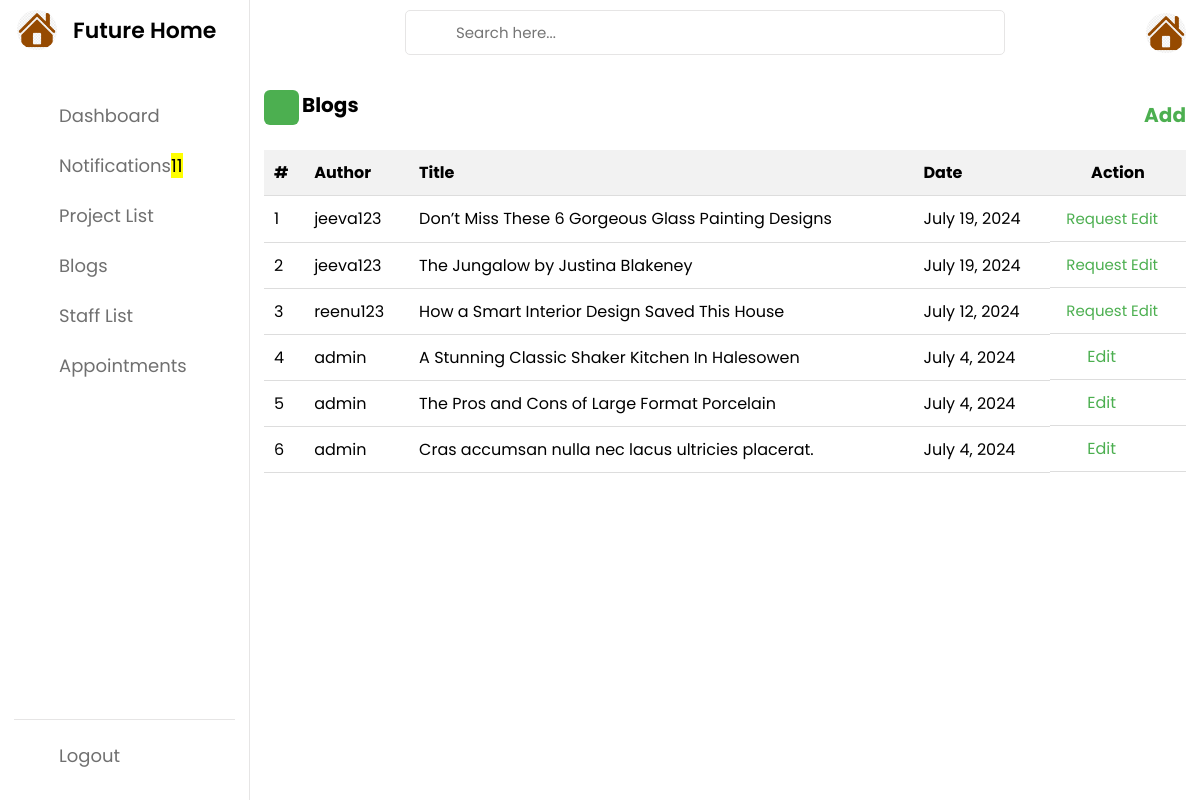
The app's page /admin_blogs/ (signed in), older data.
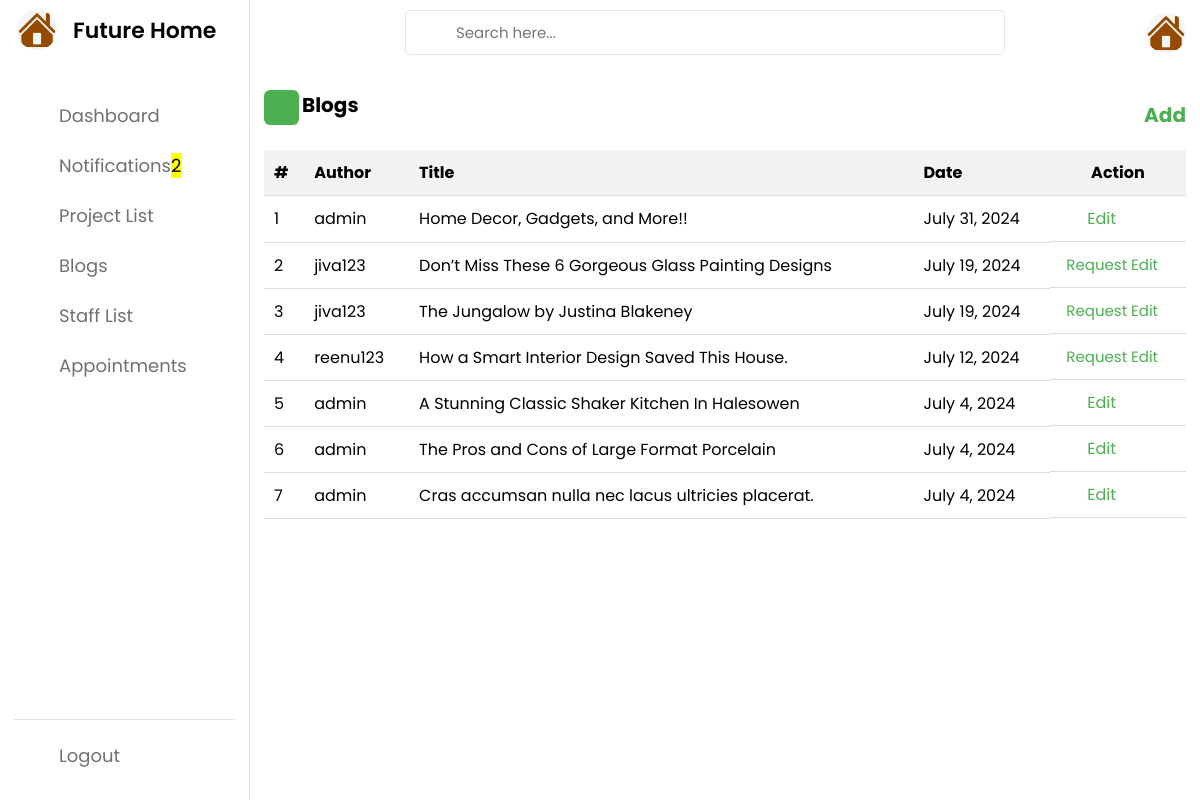
The same page, newer data.
### future_app/models.py (models this page shows, shortened)
class Blog(models.Model):
    title = models.CharField(max_length=100, null=True, blank=True)
    user = models.ForeignKey(User, on_delete=models.CASCADE, related_name='user_id')
    date = models.DateField(auto_now_add=True)
    description = models.TextField(null=True, blank=True)
    detail = models.TextField(null=True, blank=True)
    image = models.ImageField(null=True, blank=True, upload_to="images/")
    sub_title = models.CharField(max_length=100, null=True, blank=True)
    image1 = models.ImageField(null=True, blank=True, upload_to="images/")
    exp = models.TextField(null=True, blank=True)

class User(AbstractUser):
    USERNAME_FIELD = 'email'
    REQUIRED_FIELDS = ['username', 'phone_number']
    user_type = models.IntegerField(default=1, choices=userchoices)
    phone_number = models.CharField(max_length=10, null=True, blank=True)
    email = models.EmailField(null=True, blank=True, unique=True)
    created_at = models.DateField(auto_now_add=True)
    name = models.CharField(max_length=100, null=True, blank=True)

### future_app/views.py (the view, shortened to what this page needs)
# urls.py: path('admin_blogs/', views.admin_blogs, name='admin_blogs'),
@login_required
def admin_blogs(request):
    unread_count = Notification.objects.filter(user=request.user.id, read=False).count()
    item = Blog.objects.all().order_by('-date')
    return render(request, 'admin_blogs.html', locals())

### templates/admin_blogs.html (shortened to what the changed rows need)
<!DOCTYPE html>
{% load static %}
<html lang="en">
<head>
    <link rel="stylesheet" href="{% static 'css/admin.css' %}">
    <link rel="stylesheet" href="https://cdnjs.cloudflare.com/ajax/libs/font-awesome/6.4.2/css/all.min.css">
    <link rel="stylesheet" href="https://unicons.iconscout.com/release/v4.0.0/css/line.css">
</head>
<body>
    <nav>
        <div class="menu-items">
            <ul class="nav-links">
                <li><a href="{% url 'admin_notification' %}">
                    <span class="link-name">Notifications</i><mark class="big swing">{{ unread_count }}</mark></span>
                </a></li>
            </ul>
        </div>
    </nav>
    <section class="dashboard">
        <div class="activity">
            <div class="activity-data">
                {% if searched %}
                    <table>
                        <thead>
                            <tr>
                                <th>#</th>
                                <th>Author</th>
                                <th>Title</th>
                                <th>Date</th>
                                <th>Action</th>
                            </tr>
                        </thead>
                        <tbody>
                        {% for k in searched %}
                        <tr>
                            <td>{{ forloop.counter }}</td>
                            <td>{{ k.user.username }}</td>
                            <td>{{ k.title }}</td>
                            <td>{{ k.date }}</td>
                            <td class="action-buttons">
                                {% if k.user.is_superuser %}
                                    <a href="{% url 'edit_admin_blog' k.id %}">Edit</a>
                                {% else %}
                                    <form method="post">
                                        {% csrf_token %}
                                        <input type="hidden" name="blog_id" value="{{ k.id }}">
                                        <button class="submit" type="submit"><a>Request Edit</a></button>
                                    </form>
                                {% endif %}
                                <a href="/delete_item/{{ k.id }}"><i class="uil uil-trash"></i></a>
                            </td>
                        </tr>
                        {% endfor %}
                        </tbody>
                    </table>
                {% elif item %}
                    <table>
                        <thead>
                            <tr>
                                <th>#</th>
                                <th>Author</th>
                                <th>Title</th>
                                <th>Date</th>
                                <th>Action</th>
                            </tr>
                        </thead>
                        {% for i in item %}
                        <tbody>
                                <tr>
                                    <td>{{ forloop.counter }}</td>
                                    <td>{{ i.user.username }}</td>
                                    <td>{{ i.title }}</td>
                                    <td>{{ i.date }}</td>
                                    <td class="action-buttons">
                                        {% if i.user.is_superuser %}
                                            <a href="{% url 'edit_admin_blog' i.id %}">Edit</a>
                                        {% else %}
                                            <form method="post">
                                                <button class="submit" type="submit"><a>Request Edit</a></button>
                                            </form>
                                        {% endif %}
                                    </td>
                                </tr>
                        </tbody>
                        {% endfor %}
                    </table>
                {% else %}
                   <h2> No Blogs Added </h2>
                {% endif %}
            </div>
        </div>
    </section>
</body>
</html>

Row changes from the older to the newer data that the page shows:
added Blog: user.username "admin", title "Home Decor, Gadgets, and More!!", date "July 31, 2024", shows "Edit"
changed through a linked row, Blog "Don’t Miss These 6 Gorgeous Glass Painting Designs": user.username "jeeva123" → "jiva123"
changed through a linked row, Blog "The Jungalow by Justina Blakeney": user.username "jeeva123" → "jiva123"
changed Blog "reenu123": title "How a Smart Interior Design Saved This House" → "How a Smart Interior Design Saved This House."
Text that changed along with them:
{{ unread_count }}: "11" → "2"
